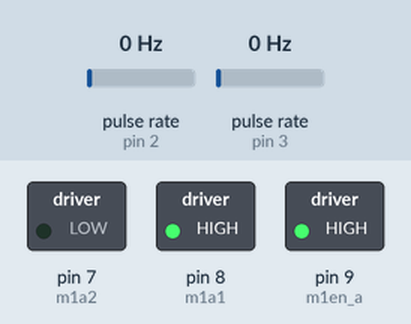
A sketch run on a simulated Arduino Uno, built with avr-gcc and run on an emulated ATmega328P. Shown: switched loads named in the sketch (green lamp = pin HIGH). Wiring (inferred from the names in the program): 2 × pulse sensor: data pin 2 / data pin 3. The inputs (shaded band) are chosen by the test bench; at power-on: pulse rate (sensors on pin 2, pin 3) 0 Hz. What the sketch prints to the serial monitor is not drawn.

Above: at 0.1 s.
Timing chart, 0 to 1.6 s (numbered marks = the images above):
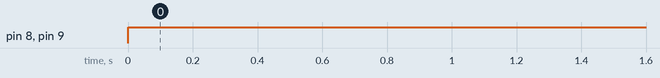

The sketch:

motor_and_encoder_test.ino
```cpp
#define m1en_a 9
#define m1a1 8
#define m1a2 7

int encoderPin1 = 2;
int encoderPin2 = 3;

long count=0;
unsigned long timep,timec,etime;
byte state ,statep;
boolean A,B;
volatile int QEM[16]={0,-1,0,1,1,0,-1,0,0,1,0,-1,-1,0,1,0};
volatile int index;
float rot_deg=0;
int CPR=1680;

void state_change()
{
 A=digitalRead(encoderPin1);
 B=digitalRead(encoderPin2);

  if( (A==HIGH) && (B==HIGH) ) state=0;
  if( (A==HIGH) && (B==LOW) ) state=1;
  if( (A==LOW) && (B==LOW) ) state=2;
  if( (A==LOW) && (B==HIGH) ) state=3;

 index=4*state+statep;
 count=count+QEM[index];
 statep=state;
}


void setup()
{
  Serial.begin (9600);

  pinMode(m1en_a,OUTPUT);
  pinMode(m1a1,OUTPUT);
  pinMode(m1a2,OUTPUT);
  pinMode(encoderPin1, INPUT_PULLUP);
  pinMode(encoderPin2, INPUT_PULLUP);

 timep=micros();
 A=digitalRead(encoderPin1);
 B=digitalRead(encoderPin2);

  if( (A==HIGH) && (B==HIGH) ) statep=0;
  if( (A==HIGH) && (B==LOW) ) statep=1;
  if( (A==LOW) && (B==LOW) ) statep=2;
  if( (A==LOW) && (B==HIGH) ) statep=3;


  attachInterrupt(0, state_change, CHANGE);
  attachInterrupt(1, state_change, CHANGE);

}

void loop()
{

      digitalWrite(m1a1,HIGH);
      digitalWrite(m1a2,LOW);
      analogWrite(m1en_a,255);

      timec=micros();
      etime=timec-timep;
      if(etime>1000000)
      {
        // Serial.println(count);
          rot_deg=count*360/(CPR);
          Serial.println(rot_deg);
         timep=timec;
      }

}
```

Measured:
- by itself, pin 8 (m1a1), pin 9 (m1en_a): LOW → HIGH at 0.00 s
